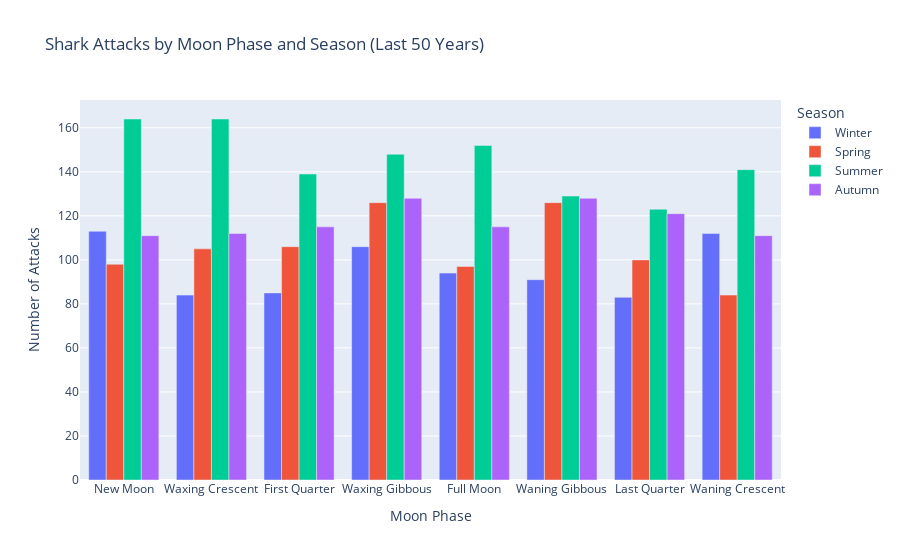

Notebook source saved alongside this figure:
### Code cell
fig = px.bar(
    season_moon_counts.sort_values(["Moon_Phase","Season"]),
    x="Moon_Phase", y="Attack_Count", color="Season",
    barmode="group",
    title="Shark Attacks by Moon Phase and Season (Last 50 Years)",
    labels={"Attack_Count":"Number of Attacks","Moon_Phase":"Moon Phase"}
)
fig.show()

### Figure 1 — Plotly figure (JSON) as saved in the notebook; plotly's stock layout.template omitted (floating-point values rounded to 4 significant figures)
{"data": [{"alignmentgroup": "True", "hovertemplate": "Season=Winter<br>Moon Phase=%{x}<br>Number of Attacks=%{y}<extra></extra>", "legendgroup": "Winter", "marker": {"color": "#636efa", "pattern": {"shape": ""}}, "name": "Winter", "offsetgroup": "Winter", "orientation": "v", "showlegend": true, "textposition": "auto", "type": "bar", "x": ["New Moon", "Waxing Crescent", "First Quarter", "Waxing Gibbous", "Full Moon", "Waning Gibbous", "Last Quarter", "Waning Crescent"], "xaxis": "x", "y": [113, 84, 85, 106, 94, 91, 83, 112], "yaxis": "y"}, {"alignmentgroup": "True", "hovertemplate": "Season=Spring<br>Moon Phase=%{x}<br>Number of Attacks=%{y}<extra></extra>", "legendgroup": "Spring", "marker": {"color": "#EF553B", "pattern": {"shape": ""}}, "name": "Spring", "offsetgroup": "Spring", "orientation": "v", "showlegend": true, "textposition": "auto", "type": "bar", "x": ["New Moon", "Waxing Crescent", "First Quarter", "Waxing Gibbous", "Full Moon", "Waning Gibbous", "Last Quarter", "Waning Crescent"], "xaxis": "x", "y": [98, 105, 106, 126, 97, 126, 100, 84], "yaxis": "y"}, {"alignmentgroup": "True", "hovertemplate": "Season=Summer<br>Moon Phase=%{x}<br>Number of Attacks=%{y}<extra></extra>", "legendgroup": "Summer", "marker": {"color": "#00cc96", "pattern": {"shape": ""}}, "name": "Summer", "offsetgroup": "Summer", "orientation": "v", "showlegend": true, "textposition": "auto", "type": "bar", "x": ["New Moon", "Waxing Crescent", "First Quarter", "Waxing Gibbous", "Full Moon", "Waning Gibbous", "Last Quarter", "Waning Crescent"], "xaxis": "x", "y": [164, 164, 139, 148, 152, 129, 123, 141], "yaxis": "y"}, {"alignmentgroup": "True", "hovertemplate": "Season=Autumn<br>Moon Phase=%{x}<br>Number of Attacks=%{y}<extra></extra>", "legendgroup": "Autumn", "marker": {"color": "#ab63fa", "pattern": {"shape": ""}}, "name": "Autumn", "offsetgroup": "Autumn", "orientation": "v", "showlegend": true, "textposition": "auto", "type": "bar", "x": ["New Moon", "Waxing Crescent", "First Quarter", "Waxing Gibbous", "Full Moon", "Waning Gibbous", "Last Quarter", "Waning Crescent"], "xaxis": "x", "y": [111, 112, 115, 128, 115, 128, 121, 111], "yaxis": "y"}], "layout": {"barmode": "group", "legend": {"title": {"text": "Season"}, "tracegroupgap": 0}, "title": {"text": "Shark Attacks by Moon Phase and Season (Last 50 Years)"}, "xaxis": {"anchor": "y", "domain": [0, 1], "title": {"text": "Moon Phase"}}, "yaxis": {"anchor": "x", "domain": [0, 1], "title": {"text": "Number of Attacks"}}}}
